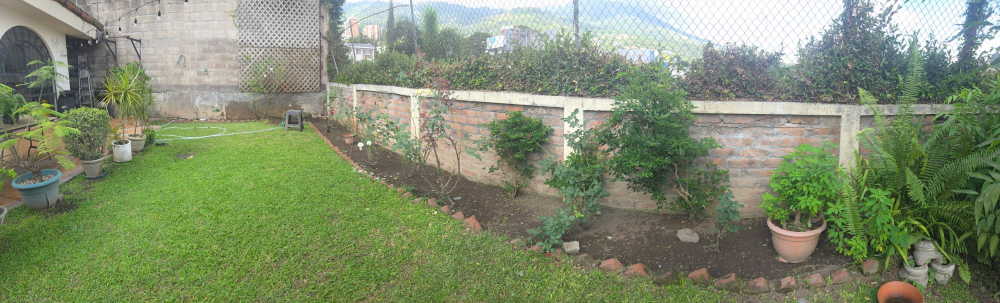
#> input picture inputs/fotos/01_cesped_muro_panoramica.jpg, 2000 x 605 px (shown at 1/2 size); its folder holds 4 pictures in this run
$ python ingest_photos.py
#> lines starting #> are read from the running program, lines starting #| are printed output that depends on the picture
"""
ingest_photos.py
Purpose:  Normalize garden photos (EXIF rotation, sRGB, size) and centre-crop each one to the closest aspect ratio
          the image model accepts, so renders are never stretched. Writes a catalog.
Used by:  workflows/entender_jardin.md (step 1)
Inputs:   Folder of JPG/PNG photos (default inputs/fotos)
Outputs:  .tmp/fotos/<name>.jpg and .tmp/catalogo.json (name, sizes, ratio, crop, zona)
Env vars: none
Cost:     free
Status:   Implemented.
"""
import argparse, json, sys
from pathlib import Path

from PIL import Image, ImageOps

TMP_DIR = Path(".tmp")
RATIOS = {"1:1": 1.0, "2:3": 2 / 3, "3:2": 1.5, "3:4": 0.75, "4:3": 4 / 3, "4:5": 0.8, "5:4": 1.25,
          "9:16": 9 / 16, "16:9": 16 / 9, "21:9": 21 / 9}


def parse_args():
    p = argparse.ArgumentParser(description="Normalize photos and crop them to model-supported aspect ratios.")
    p.add_argument("--input", default="inputs/fotos", help="Folder with original photos")
    p.add_argument("--output", default=str(TMP_DIR / "catalogo.json"), help="Catalog JSON path")
    p.add_argument("--max-side", type=int, default=2048, help="Longest side after resize")
    p.add_argument("--tolerance", type=float, default=0.03, help="Crop only if the ratio is off by more than this")
    p.add_argument("--dry-run", action="store_true", help="No writes")
    return p.parse_args()


def crop_to_ratio(img: Image.Image, target: float) -> tuple[Image.Image, list[int]]:
    w, h = img.size
    if w / h > target:  # too wide: trim the sides
        nw = round(h * target)
        box = [(w - nw) // 2, 0, (w - nw) // 2 + nw, h]
    else:  # too tall: trim top and bottom
        nh = round(w / target)
        box = [0, (h - nh) // 2, w, (h - nh) // 2 + nh]
    return img.crop(box), box


def run(input_path, output_path, max_side=2048, tolerance=0.03, dry_run=False) -> dict:
#> called with input_path = 'inputs/fotos', output_path = '.tmp/catalogo.json', max_side = 2048, tolerance = 0.03, dry_run = False
    src = Path(input_path)
    photos = sorted(p for p in src.iterdir() if p.suffix.lower() in (".jpg", ".jpeg", ".png", ".webp"))
    if not photos:
        raise FileNotFoundError(f"No photos in {src}")
    out_path = Path(output_path)
    old = {e["name"]: e for e in json.loads(out_path.read_text())} if out_path.exists() else {}
    out_dir = TMP_DIR / "fotos"
    catalog = []
    for f in photos:
        img = ImageOps.exif_transpose(Image.open(f)).convert("RGB")  # convert() drops the ICC profile -> sRGB-ish
#> img is the input picture: PIL image 2000x605 RGB; mean R, G, B 128.7, 140.9, 110.4
        w, h = img.size
#> w = 2000; h = 605
        ratio = min(RATIOS, key=lambda k: abs(RATIOS[k] - w / h))
#> ratio = '21:9'
        off = abs(RATIOS[ratio] - w / h) / RATIOS[ratio]
#> off = 0.417
        box = None
        if off > tolerance:
            img, box = crop_to_ratio(img, RATIOS[ratio])
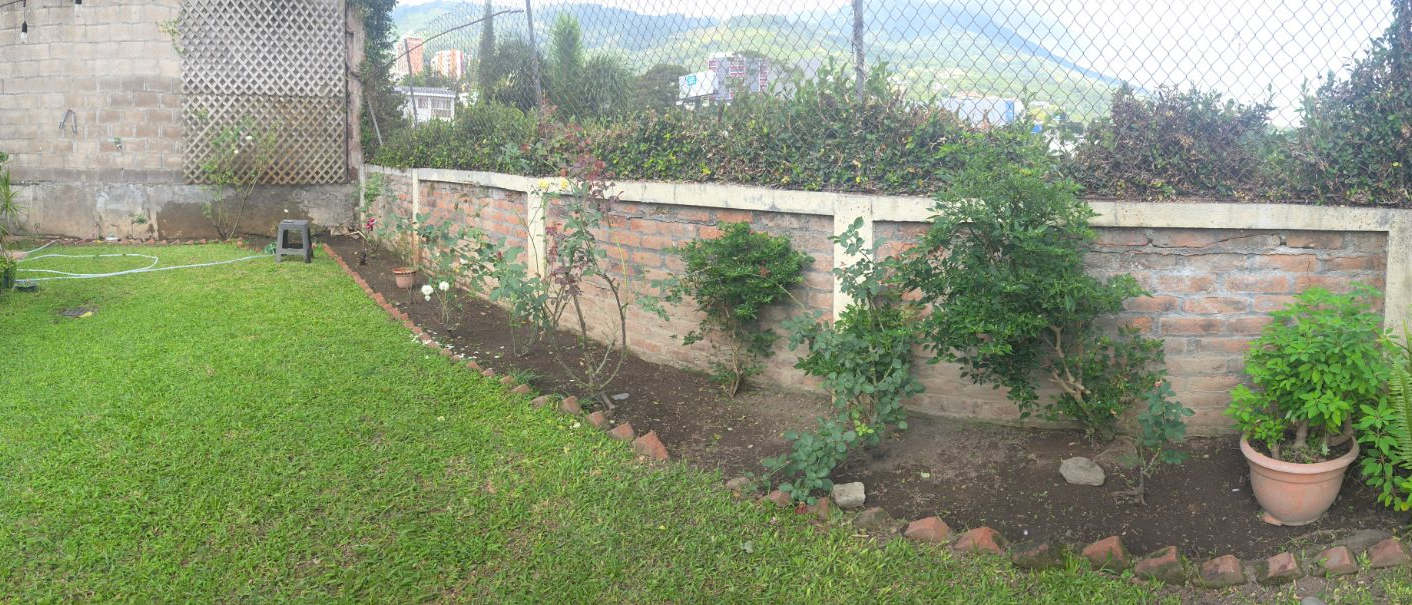
#> img: PIL image 1412x605 RGB; mean R, G, B 137.5, 148, 118.3
#> box = [294, 0, 1706, 605]
        img.thumbnail((max_side, max_side), Image.LANCZOS)
        entry = {"name": f.stem, "source": str(f), "original_size": [w, h], "size": list(img.size),
                 "aspect_ratio": ratio, "cropped_box": box,
                 "kept_pct": 100.0 if box is None else round(100 * (box[2] - box[0]) * (box[3] - box[1]) / (w * h), 1),
                 "panoramic": w / h > 2.2, "path": str(out_dir / f"{f.stem}.jpg"),
                 "zona": old.get(f.stem, {}).get("zona", "")}
        catalog.append(entry)
        if not dry_run:
            out_dir.mkdir(parents=True, exist_ok=True)
            img.save(out_dir / f"{f.stem}.jpg", quality=95)
#> pass 2 of the loop in run, `for f in photos:`:
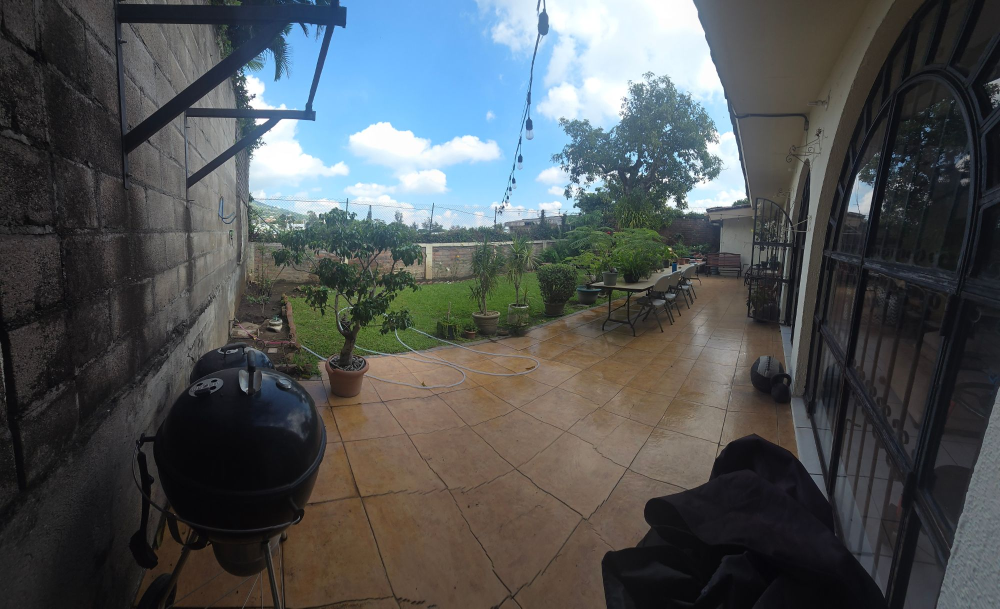
#> input picture inputs/fotos/02_terraza_desde_asadores_panoramica.jpg, 2000 x 1217 px (shown at 1/2 size)
#> in run, img is the input picture: PIL image 2000x1217 RGB; mean R, G, B 79.7, 83.7, 85.2
#> in run, `img, box = crop_to_ratio(img, RATIOS[ratio])`:
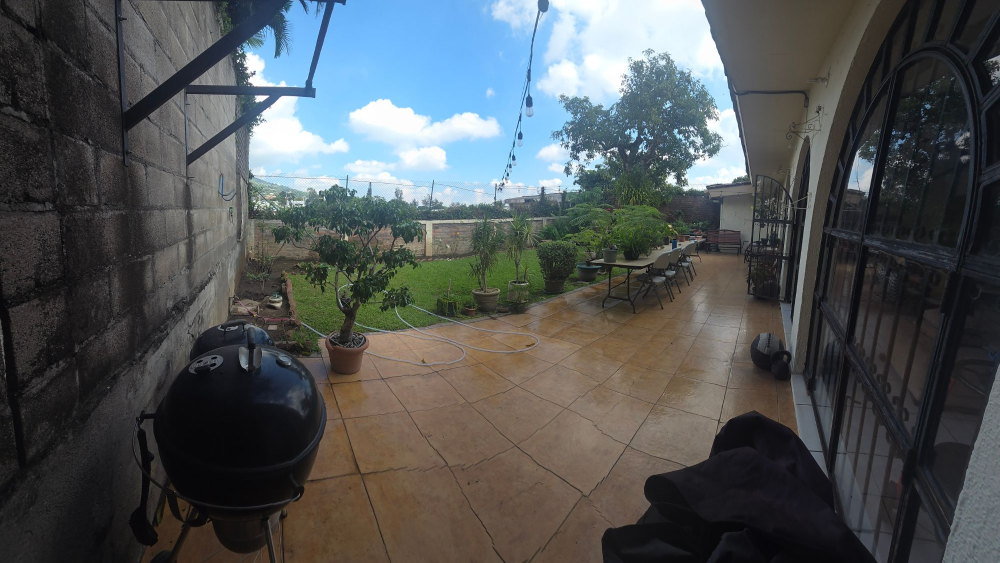
#> img: PIL image 2000x1125 RGB (shown at 1/2 size); mean R, G, B 80.3, 84.3, 85.5
#> in run, `img, box = crop_to_ratio(img, RATIOS[ratio])`: box = [0, 46, 2000, 1171]
    if not dry_run:
        out_path.parent.mkdir(parents=True, exist_ok=True)
        out_path.write_text(json.dumps(catalog, indent=2, ensure_ascii=False))
    return {"catalog": str(out_path), "photos": len(catalog),
            "cropped": [e["name"] for e in catalog if e["cropped_box"]], "dry_run": dry_run}


def main():
    a = parse_args()
    try:
        print(json.dumps({"status": "ok", **run(a.input, a.output, a.max_side, a.tolerance, a.dry_run)},
                         indent=2, ensure_ascii=False))
        return 0
    except Exception as e:
        print(json.dumps({"status": "error", "error": type(e).__name__, "message": str(e)}), file=sys.stderr)
        return 1


if __name__ == "__main__":
    sys.exit(main())
#> (the program exits here)
